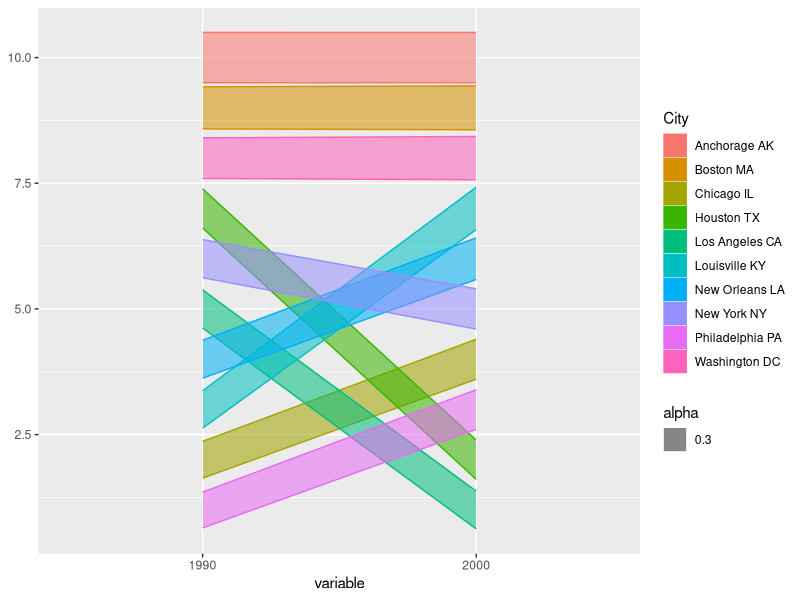

Reproduce this figure in R.
# Libraries
library(reshape2)
library(ggplot2)


# Data

educattn<-matrix(c(90.4,90.3,75.7,78.9,66,71.8,70.5,70.4,68.4,67.9,
                   67.2,76.1,68.1,74.7,68.5,72.4,64.3,71.2,73.1,77.8),ncol=2,byrow=TRUE)
rownames(educattn)<-c("Anchorage AK","Boston MA","Chicago IL",
                      "Houston TX","Los Angeles CA","Louisville KY","New Orleans LA",
                      "New York NY","Philadelphia PA","Washington DC")
colnames(educattn)<-c(1990,2000)

data <- as.data.frame(educattn)
data$City <- rownames(data)

bumpData <- melt(data)
bumpData$Rank <- NA
bumpData$Rank[bumpData$variable == '1990'] <- rank(bumpData$value[bumpData$variable == '1990'])
bumpData$Rank[bumpData$variable == '2000'] <- rank(bumpData$value[bumpData$variable == '2000'])
bumpData$Upper <- bumpData$Rank + (bumpData$value/max(bumpData$value))/2
bumpData$Lower <- bumpData$Rank - (bumpData$value/max(bumpData$value))/2

# Bump chart

ggplot(data = bumpData, mapping = aes(x = variable, group = City, fill = City, colour = City)) +
  geom_ribbon(data = bumpData, mapping = aes(x = variable, ymin = Lower, ymax = Upper, alpha = 0.3))
